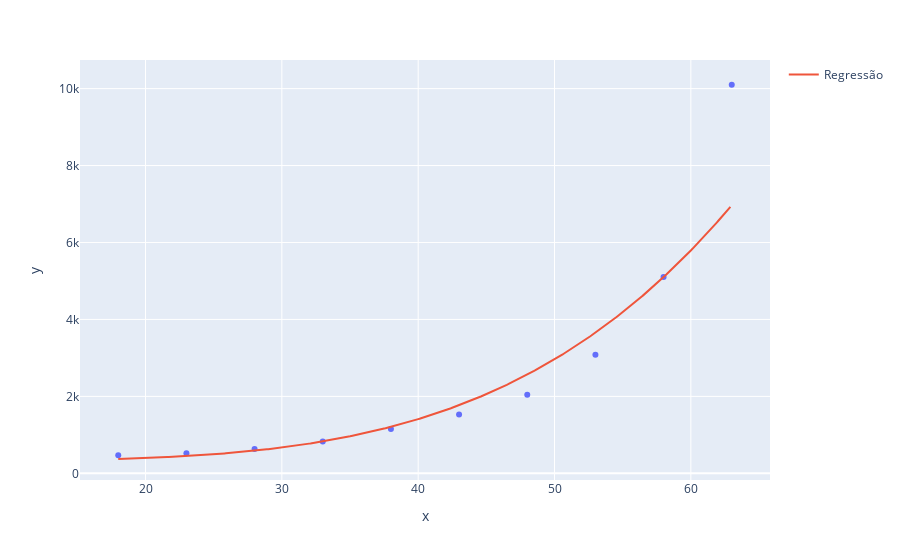

The code cell stored with this chart in its notebook:
### Code cell
grafico = px.scatter(x = x_plano_saude2.ravel(), y = y_plano_saude2)
grafico.add_scatter(x= x_teste_arvore.ravel(), y = regressor_svr_saude_poly.predict(x_teste_arvore), name= 'Regressão')
grafico.show()

### Figure 1 — Plotly figure (JSON) as saved in the notebook; plotly's stock layout.template omitted (floating-point values rounded to 4 significant figures; data arrays with more than 128 entries replaced by an {"elided": "..."} marker saying what was removed)
{"data": [{"hovertemplate": "x=%{x}<br>y=%{y}<extra></extra>", "legendgroup": "", "marker": {"color": "#636efa", "symbol": "circle"}, "mode": "markers", "name": "", "orientation": "v", "showlegend": false, "type": "scatter", "x": [18, 23, 28, 33, 38, 43, 48, 53, 58, 63], "xaxis": "x", "y": [470, 520, 630, 830, 1150, 1530, 2040, 3080, 5100, 10100], "yaxis": "y"}, {"name": "Regressão", "type": "scatter", "x": {"elided": "450 float values"}, "y": {"elided": "450 float values"}}], "layout": {"legend": {"tracegroupgap": 0}, "margin": {"t": 60}, "xaxis": {"anchor": "y", "domain": [0, 1], "title": {"text": "x"}}, "yaxis": {"anchor": "x", "domain": [0, 1], "title": {"text": "y"}}}}
